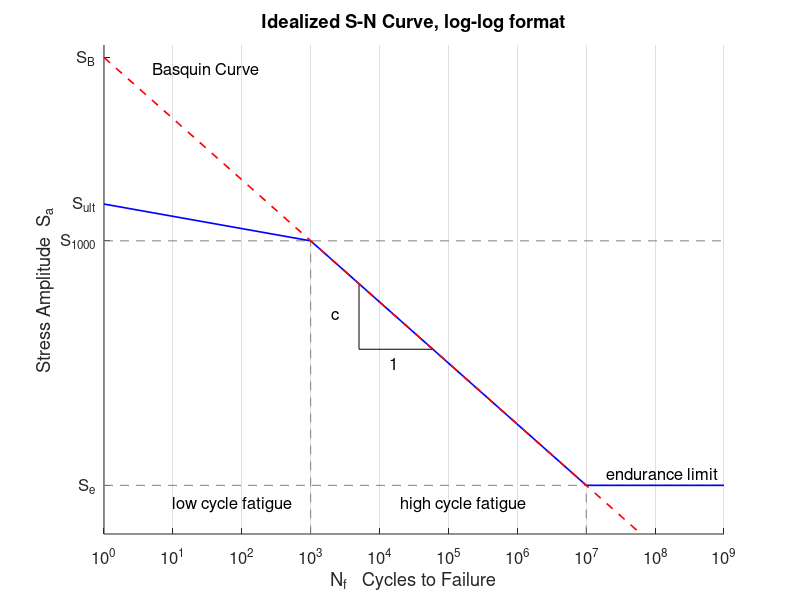

Reproduce this figure in MATLAB.
close all

a=[1 200; 1000 100; 1e+07 1; 1e+09 1 ];
b=[5032.35 44.5774; 5032.35 12.9804  ];
c=[59350.1 12.9804; 5032.35  12.9804   ];
d=[1 1; 1e+09 1];
e=[1 100; 1e+09 100];
f=[1 3162; 1e+09 0.1];
g=[1000 0.1; 1000 100];
h=[1e+07 0.1; 1e+07 1];

hp=figure(1);
hold on;


plot(b(:,1),b(:,2),'k');
plot(c(:,1),c(:,2),'k');
plot(d(:,1),d(:,2),'LineStyle','--','Color',[0.5 0.5 0.5])
plot(e(:,1),e(:,2),'LineStyle','--','Color',[0.5 0.5 0.5])
plot(g(:,1),g(:,2),'LineStyle','--','Color',[0.5 0.5 0.5])
plot(h(:,1),h(:,2),'LineStyle','--','Color',[0.5 0.5 0.5])
plot(a(:,1),a(:,2),'b','linewidth', 1.2);
plot(f(:,1),f(:,2),'LineStyle','--','Color','r','linewidth', 1.2)

xlabel('N_f   Cycles to Failure','FontSize', 12);
ylabel('Stress Amplitude  S_a','FontSize', 12);
title('Idealized S-N Curve, log-log format','FontSize', 12);
grid on;
set(gca, 'xminorgrid', 'off', 'yminorgrid', 'off');
set(gca,'GridLineStyle','-','XScale','log','YScale','log');
ylim([0.4 4000]);
text(2e+07,1.25,'endurance limit','FontSize', 12)
text(2e+04,0.7,'high cycle fatigue','FontSize', 12)
text(10,0.7,'low cycle fatigue','FontSize', 12)
text(1.4e+04,10,'1','FontSize', 12)
text(2e+03,25,'c','FontSize', 12)
text(5,2500,'Basquin Curve','FontSize', 12)

ytt=[1 100 200 3162 ];
yTT={'S_e';'S_1_0_0_0';'S_u_l_t';'S_B'};

set(gca,'ytick',ytt);
set(gca,'yTickLabel',yTT,'FontSize', 12);
set(gca,'XMinorTick','Off')
set(gca,'YMinorTick','Off')
set(gca,'YGrid','off')

hold off;


set(hp, 'Position', [0 0 950 500]);